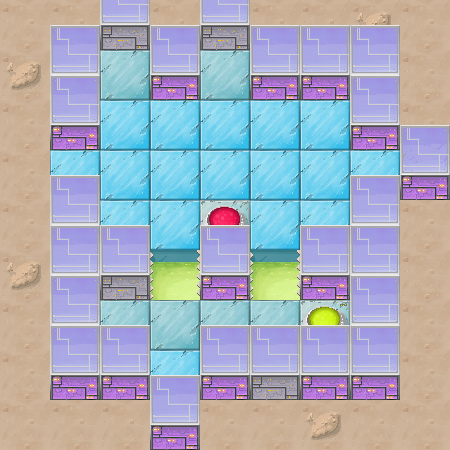

This game map was drawn from its Tiled (.tmx) file and the tilesets committed beside it. A one-line description and the trimmed map source follow:
An orthogonal 9x9 tile map with 50x50 px tiles, 3 tile layers (collision, floor, wall), 6 tilesets and 8 objects (3x generator, 2x trap, finish, player, moving_block).

<map version="1.0" orientation="orthogonal" width="9" height="9" tilewidth="50" tileheight="50">
 <tileset firstgid="1" name="floor" tilewidth="50" tileheight="50">
  <image source="../img/floor.png" width="250" height="150" />
 </tileset>
 <tileset firstgid="16" name="walls" tilewidth="50" tileheight="75">
  <image source="../img/walls.png" width="200" height="75" />
 </tileset>
 <tileset firstgid="20" name="collision" tilewidth="50" tileheight="50">
  <image source="../img/collision.png" width="100" height="50" />
  <tile id="0">
   <properties>
    <property name="type" value="solid" />
   </properties>
  </tile>
  <tile id="1">
   <properties>
    <property name="type" value="solid" />
    <property name="water" value="true" />
   </properties>
  </tile>
 </tileset>
 <tileset firstgid="22" name="moving_block" tilewidth="50" tileheight="75">
  <image source="../img/moving_block.png" width="50" height="75" />
 </tileset>
 <tileset firstgid="23" name="generator" tilewidth="50" tileheight="75">
  <image source="../img/generator.png" width="100" height="75" />
 </tileset>
 <tileset firstgid="25" name="trap" tilewidth="50" tileheight="50">
  <image source="../img/trap.png" width="50" height="100" />
 </tileset>
 <layer name="collision" width="9" height="9">
  <data>[81 cells, 30 non-empty, 2 distinct tile ids]</data>
 </layer>
 <layer name="floor" width="9" height="9">
  <data>[81 cells, 81 non-empty, 9 distinct tile ids]</data>
 </layer>
 <objectgroup name="objects" width="9" height="9">
  <object name="finish" x="300" y="300" width="50" height="50" />
  <object name="player" x="200" y="175" width="50" height="75" />
  <object name="generator" x="200" y="25" width="50" height="75">
   <properties>
    <property name="activate" value="id1" />
   </properties>
  </object>
  <object name="generator" x="100" y="25" width="50" height="75">
   <properties>
    <property name="activate" value="id2" />
   </properties>
  </object>
  <object name="moving_block" x="50" y="125" width="50" height="75">
   <properties>
    <property name="direction" value="right" />
    <property name="id" value="id3" />
    <property name="offset" value="3" />
   </properties>
  </object>
  <object name="generator" x="350" y="125" width="50" height="75">
   <properties>
    <property name="activate" value="id3" />
   </properties>
  </object>
  <object name="trap" x="150" y="250" width="50" height="50">
   <properties>
    <property name="id" value="id1" />
   </properties>
  </object>
  <object name="trap" x="250" y="250" width="50" height="50">
   <properties>
    <property name="id" value="id2" />
   </properties>
  </object>
 </objectgroup>
 <layer name="wall" width="9" height="9">
  <data>[81 cells, 26 non-empty, 3 distinct tile ids]</data>
 </layer>
</map>
